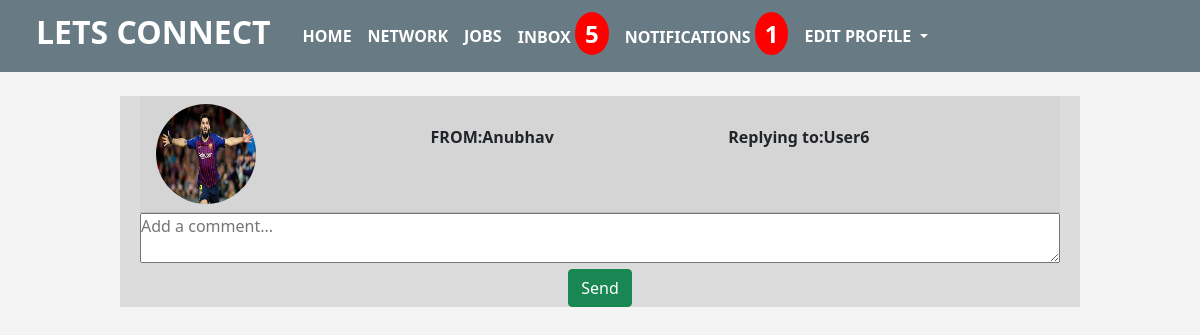
/Inbox/reply/9 (signed in), run on the app's committed database.
### Profile/models.py (models this page shows, shortened)
class Profile(models.Model):
    user=models.OneToOneField(User,on_delete=models.CASCADE)
    first_name=models.CharField(max_length=255)
    last_name=models.CharField(max_length=255,blank=True)
    email=models.EmailField(max_length=255)
    country=models.CharField(max_length=255)
    cover=models.ImageField(upload_to="profile_picture",default="avatar.png",blank=True)
    college=models.CharField(max_length=255)
    about=models.TextField(max_length=255,default="Nothing to write")
    friends=models.ManyToManyField(User, blank=True,related_name="connections")
    slug=models.SlugField(unique=True,blank=True)
    message=models.ManyToManyField(User,blank=True,related_name="inblox_message")
    created=models.DateTimeField(auto_now_add=True)
    updated=models.DateTimeField(auto_now_add=True)
    def __str__(self):
        return str(self.user.username)

### Profile/views.py (the view)
# urls.py: path("Inbox/reply/<str:id>",reply,name="reply"),
@login_required
def reply(request,id):
       from_user=request.user
       profile=Profile.objects.get(user=id)
       sender=Profile.objects.get(user=request.user)
       if request.method=='POST':
           body=request.POST.get("body")
           m=Message(user=profile,sender=sender,recepient=profile,body=body)
           m.save()
       print("TO:",profile)
       context={
           "profile":profile,
       }
       return render(request,"Profile/message.html",context)

### Profile/context_processor.py (called while the page is built)
def invitations_no(request):
    if request.user.is_authenticated:
        profile=Profile.objects.get(user=request.user)
        no=Relationship.objects.invite_receive(profile).count()
        return {"no":no}
    return {}

def message_received(request):
    if request.user.is_authenticated:
        profile=Profile.objects.get(user=request.user)
        re=Message.objects.filter(recepient=profile).count()
        return {"re":re}
    return {}

### Profile/models.py (called while the page is built)
    def invite_receive(self,receiver):
        qs=Relationship.objects.filter(receiver=receiver,status='send')
        return qs

### Profile/templates/Profile/message.html (shortened to what this page needs)
{% extends 'Profile/layout.html' %} {% block title %} Reply {% endblock %}
{% block body %}
<div class="form-group my-4" style="width:80%;margin:0 auto;background-color: gainsboro;padding:0px 20px 0px 20px;">
  <div class="card-header" style="display:flex;justify-content:space-between;">
    <img src="{{profile.cover.url}}" class="img-fluid" alt="..." style="width:100px;height:100px; border-radius:50%; ">
    <h6 class="my-4"><b>FROM:{{request.user}}</b></h6>
    <h6 class="my-4"><b>Replying to:{{profile}}</b></h6>
    <br>
  </div>
    <form method="post" action="{% url 'sendDirects' %}">
        <textarea class="textarea" name="body" placeholder="Add a comment..." style="width:100%;"></textarea><br>
        <div class="b" style="display:flex;justify-content:center">
          <button class="btn btn-success">Send</button>
      </div>
    </form>
  </div>
{% endblock %}

### Profile/Static/Profile/layout.css (style rules this page uses)
* { margin: 0; padding: 0; box-sizing: border-box; }
body { background-color:#F3F3F3; width:100%; }

### data on the page
Profile: cover (picture), user.username "User6"

### other printed values
{{ re }} "5"
{{ no }} "1"
{{ request.user }} "Anubhav"
